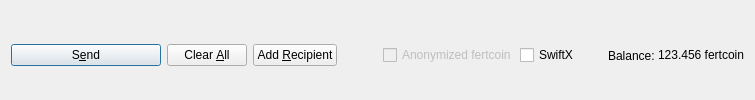
         <widget class="QFrame" name="frame_Send">
          <layout class="QHBoxLayout" name="horizontalLayout">
           <property name="bottomMargin">
            <number>0</number>
           </property>
           <item>
            <widget class="QPushButton" name="sendButton">
             <property name="minimumSize">
              <size>
               <width>150</width>
               <height>0</height>
              </size>
             </property>
             <property name="toolTip">
              <string>Confirm the send action</string>
             </property>
             <property name="text">
              <string>S&amp;end</string>
             </property>
             <property name="icon">
              <iconset resource="../fertcoin.qrc">
               <normaloff>:/icons/send</normaloff>:/icons/send</iconset>
             </property>
             <property name="autoDefault">
              <bool>false</bool>
             </property>
             <property name="default">
              <bool>true</bool>
             </property>
            </widget>
           </item>
           <item>
            <widget class="QPushButton" name="clearButton">
             <property name="sizePolicy">
              <sizepolicy hsizetype="Minimum" vsizetype="Fixed">
               <horstretch>0</horstretch>
               <verstretch>0</verstretch>
              </sizepolicy>
             </property>
             <property name="toolTip">
              <string>Clear all fields of the form.</string>
             </property>
             <property name="text">
              <string>Clear &amp;All</string>
             </property>
             <property name="icon">
              <iconset resource="../fertcoin.qrc">
               <normaloff>:/icons/remove</normaloff>:/icons/remove</iconset>
             </property>
             <property name="autoDefault">
              <bool>false</bool>
             </property>
            </widget>
           </item>
           <item>
            <widget class="QPushButton" name="addButton">
             <property name="toolTip">
              <string>Send to multiple recipients at once</string>
             </property>
             <property name="text">
              <string>Add &amp;Recipient</string>
             </property>
             <property name="icon">
              <iconset resource="../fertcoin.qrc">
               <normaloff>:/icons/add</normaloff>:/icons/add</iconset>
             </property>
             <property name="autoDefault">
              <bool>false</bool>
             </property>
            </widget>
           </item>
           <item>
            <spacer name="horizontalSpacer">
             <property name="orientation">
              <enum>Qt::Horizontal</enum>
             </property>
             <property name="sizeHint" stdset="0">
              <size>
               <width>40</width>
               <height>20</height>
              </size>
             </property>
            </spacer>
           </item>
           <item>
            <layout class="QHBoxLayout" name="horizontalLayout_2">
             <property name="spacing">
              <number>3</number>
             </property>
             <item>
              <widget class="QCheckBox" name="checkzECA">
               <property name="enabled">
                <bool>false</bool>
               </property>
               <property name="text">
                <string>Anonymized fertcoin</string>
               </property>
              </widget>
             </item>
             <item>
              <widget class="QCheckBox" name="checkSwiftTX">
               <property name="enabled">
                <bool>true</bool>
               </property>
               <property name="minimumSize">
                <size>
                 <width>85</width>
                 <height>0</height>
                </size>
               </property>
               <property name="text">
                <string>SwiftX</string>
               </property>
              </widget>
             </item>
             <item>
              <widget class="QLabel" name="label">
               <property name="text">
                <string>Balance:</string>
               </property>
              </widget>
             </item>
             <item>
              <widget class="QLabel" name="labelBalance">
               <property name="sizePolicy">
                <sizepolicy hsizetype="Preferred" vsizetype="Fixed">
                 <horstretch>0</horstretch>
                 <verstretch>0</verstretch>
                </sizepolicy>
               </property>
               <property name="cursor">
                <cursorShape>IBeamCursor</cursorShape>
               </property>
               <property name="text">
                <string notr="true">123.456 fertcoin</string>
               </property>
               <property name="textInteractionFlags">
                <set>Qt::LinksAccessibleByMouse|Qt::TextSelectableByKeyboard|Qt::TextSelectableByMouse</set>
               </property>
              </widget>
             </item>
            </layout>
           </item>
          </layout>
         </widget>
